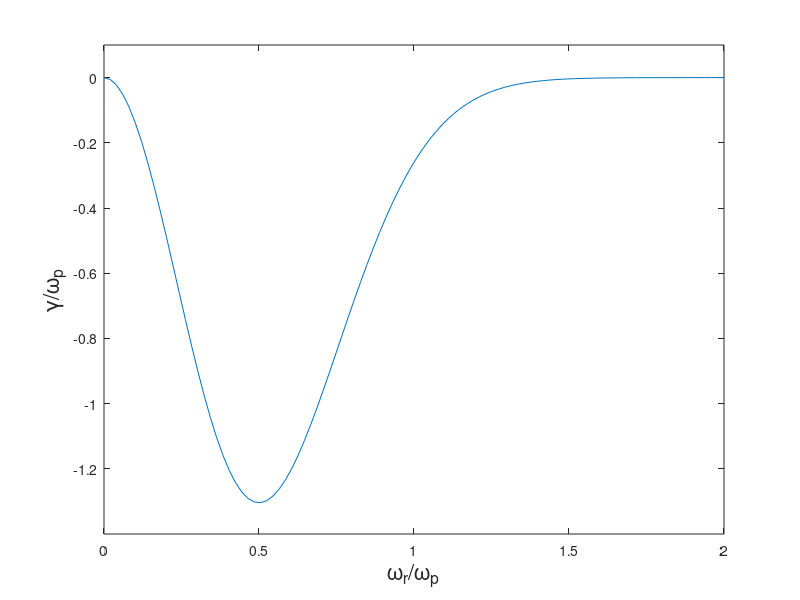

Write the MATLAB code that produced this figure.
% xes1


z = @(k,x,o,t,v0) cos(k*x-o*t-v0*k*t) + cos(k*x+o*t-v0*k*t);

L = 10;
x = linspace(0,L,1000);
T = 1;
o = 2*pi/T;
k = 2*pi/(L/5);
nt =200; t = linspace(0,3*T,nt);
v0=o/k;
for ii=1:5:nt; 
    plot(x,z(k,x,o,t(ii),0))
    set(gca,'ylim',2*[-1 1])
    pause(0.1)
end

%%
x=linspace(0,5,100);
funct=@(x)(-sqrt(pi)*x.^3.*exp(-x.^2));

%%

gamma = @(ope,or,k,ve) (-sqrt(pi/8)*ope*or.^2./k^3./ve^3).*exp(-(or/k/ve).^2/2);

ope = 1;
k   = 1.7;
ve  = 0.5;
%ve = 2*ve;;
nor=100;

or1=1.6

or = linspace(0,2,nor);
plot(or,gamma(ope,or,k,ve),...
        or1,gamma(ope,or1,k,ve),'ro',...
        or,gamma(ope,ones(nor)*or1,k,ve),'-r');
xlabel('\omega_r/\omega_p','fontsize',16)
ylabel('\gamma/\omega_p','fontsize',16)
ylim = get(gca,'ylim');
set(gca,'ylim',[ylim(1) 0.1])

%%

gamma = @(o,x) (-sqrt(pi)*x^3*o.^2).*exp(-(o*x).^2);

ope = 1;
k   = 1;
ve  = 0.5;
x=ope/k/ve;
nor=100;
o = linspace(0,2,nor);


plot(or,gamma(o,x)),...
        %1.3,gamma(o,x),'ro',...
        %or,gamma(ope,ones(nor)*1.3,k,ve),'-r',...
        %1,gamma(ope,1,k,ve),'go',...
        %or,gamma(ope,ones(nor)*1,k,ve),'-g');
xlabel('\omega_r/\omega_p','fontsize',16)
ylabel('\gamma/\omega_p','fontsize',16)
set(gca,'ylim',[-1.4 0.1])
